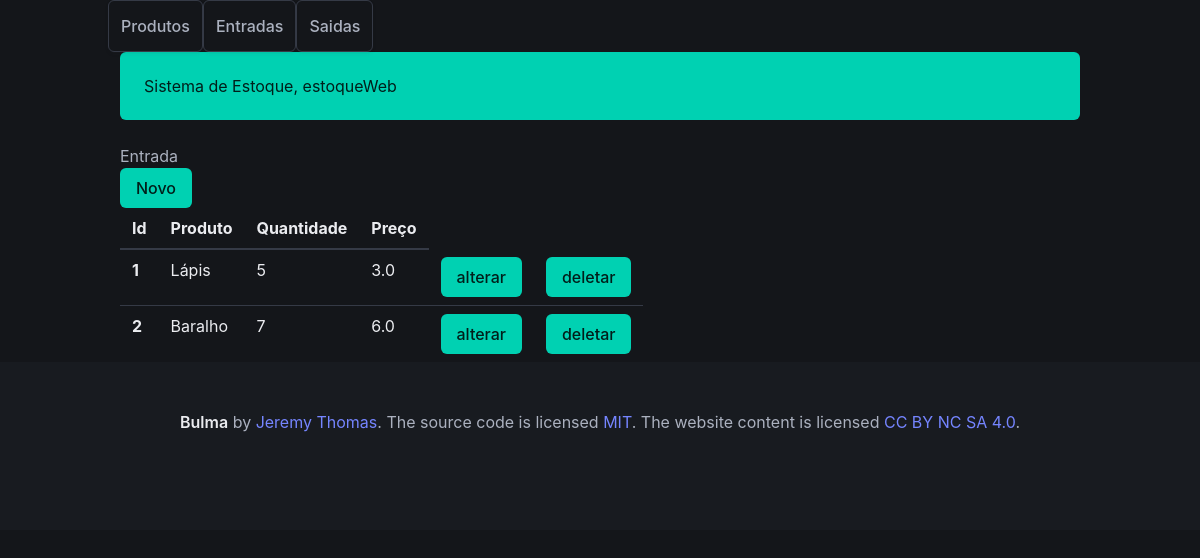
/entrada/list_entrada/, run on an earlier commit of the app's database.
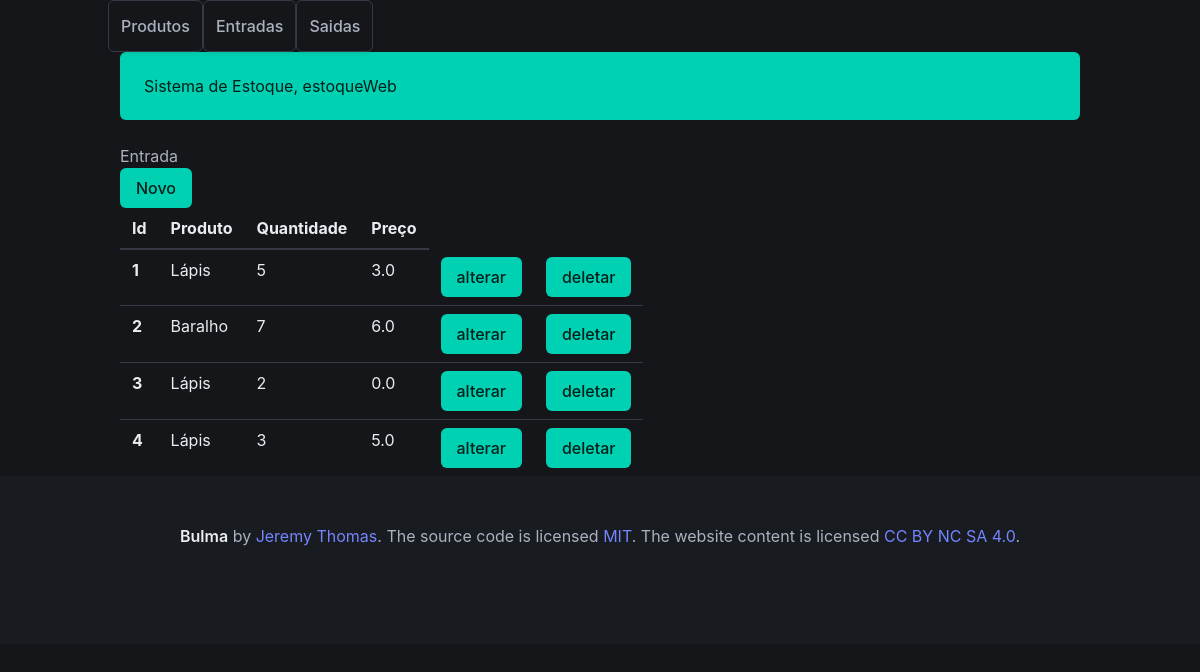
And on a later commit of the database.
### entrada/models.py (models this page shows)
class Entradas(models.Model):
    produto = models.ForeignKey(Produtos, on_delete=models.CASCADE, verbose_name='Produto')
    preco = models.FloatField('Preço', default=0)
    quantidade = models.IntegerField('Quantidade', default=0)
    criado = models.DateTimeField('Criado em', auto_now_add=True)
    modificado = models.DateTimeField('Modificado em', auto_now=True)

### produto/models.py (models this page shows, shortened)
class Produtos(models.Model):
    produto = models.CharField('Produto', max_length=200)
    cor = models.ForeignKey(Cores, on_delete=models.PROTECT, verbose_name='Cor')
    descricao = models.TextField('Descrição', blank=True)
    preco = models.DecimalField('Preço', decimal_places=2, max_digits=8, default=0)
    quantidade = models.IntegerField('Quantidade', default=0)
    criado = models.DateTimeField('Criado em', auto_now_add=True)
    modificado = models.DateTimeField('Modificado em', auto_now=True)
    def __str__(self):
        return self.produto
    class Meta:
        verbose_name = 'Produto'
        verbose_name_plural = 'Produtos'
        ordering = ['-produto']

### entrada/views.py (the view)
# urls.py: path('list_entrada/', list_entrada, name='list_entrada'),
def list_entrada(request):
    entradas = Entradas.objects.all()
    template_name = 'list_entrada.html'
    context = {
    'entradas': entradas,
    }
    return render(request, template_name, context)

### entrada/templates/list_entrada.html
{% extends 'base.html' %}
{% block product %}
    <p>Entrada</p>
    <a class="button is-primary" href="{% url 'entrada:new_entrada' %}">Novo</a>
        <table class="table">
            <thead>
                <tr>
                    <th>Id</th>
                    <th>Produto</th>
                    <th>Quantidade</th>
                    <th>Preço</th>
                </tr>
            </thead>
            <tbody>
            {% for entrada in entradas %}
                <tr>
                    <th>{{ entrada.id }}</th>
                    <td>{{ entrada.produto }}</td>
                    <td>{{ entrada.quantidade }}</td>
                    <td>{{ entrada.preco }}</td>
                    <td><a class="button is-primary" href="{% url 'entrada:update_entrada' entrada.id %}">alterar</a></td>
                    <td><a class="button is-primary" href="{% url 'entrada:delete_entrada' entrada.id %}">deletar</a></td>
                </tr>
            {% endfor %}
        </tbody>
        </table>
{% endblock %}

What changed in the data, as far as the page shows it:
added Entradas: id "3", produto "Lápis", quantidade "2", preco "0.0"
added Entradas: id "4", produto "Lápis", quantidade "3", preco "5.0"
